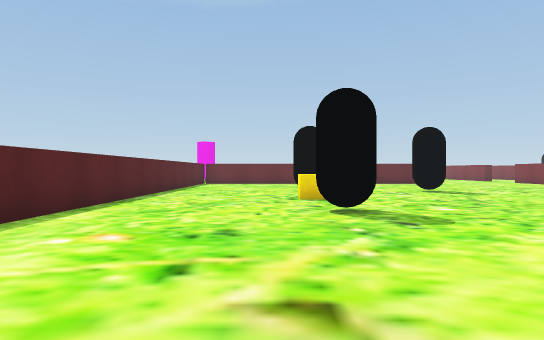
[1] (above)

24 first-person views from a walk through a 3-D level made in the Unity game engine. The camera is 0.68 m above the floor, looks level and sees 70° across. The floor is counted in squares, 1 m on a side. Each view is taken from the middle of a square. On the plan, view 1 faces up. The plan holds only what a view shows up to about 11 squares ahead; the rest is blank. The place goes on beyond the plan. The player is left out. Some surface patterns are stand-ins.

[2]
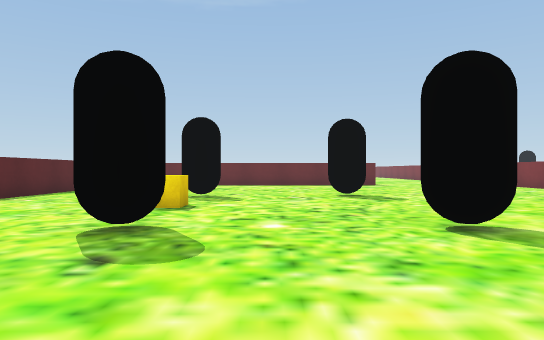

[3]
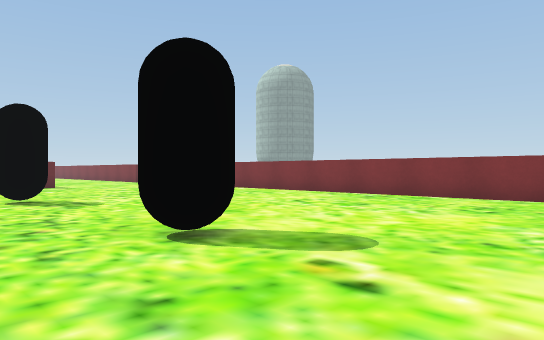

[4]
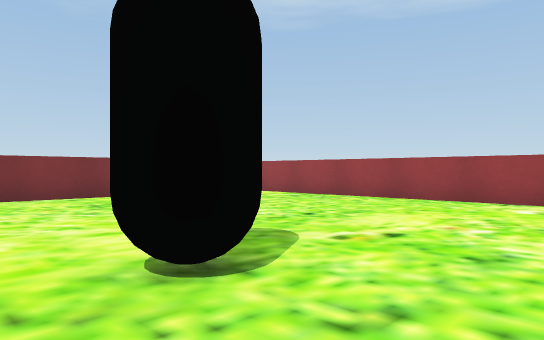

[5]
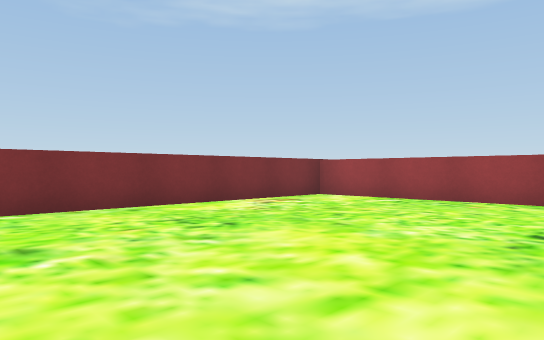

[6]
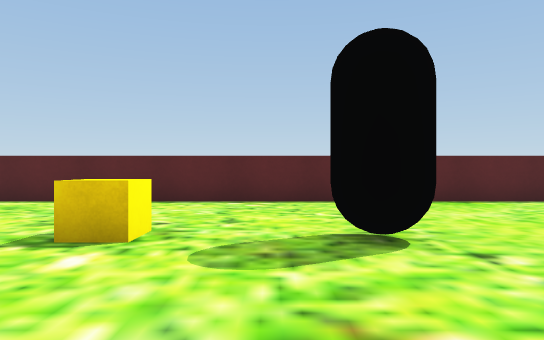

[7]
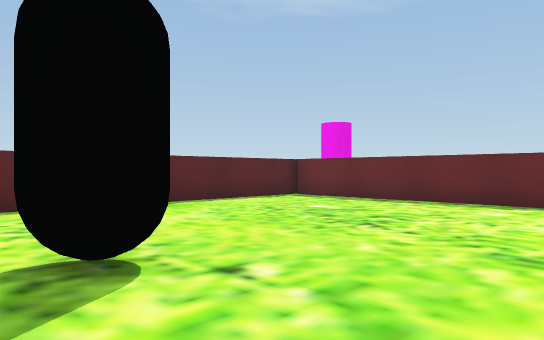

[8]
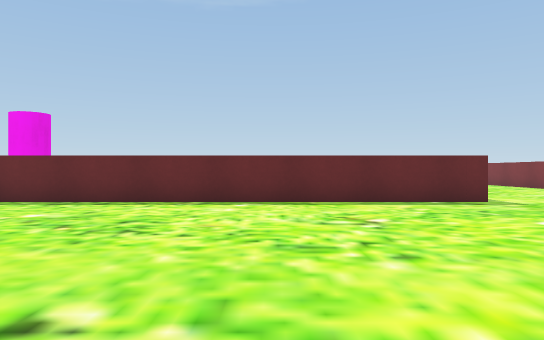

[9]
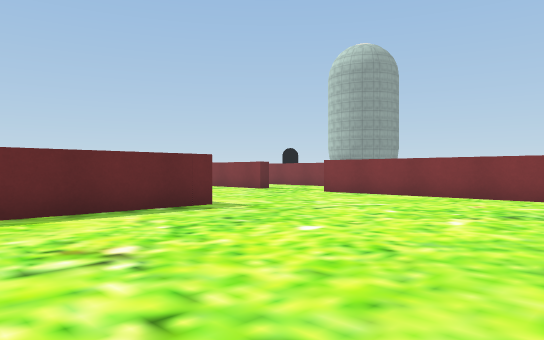

[10]
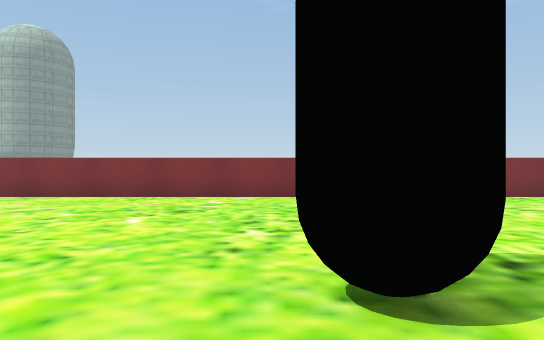

[11]
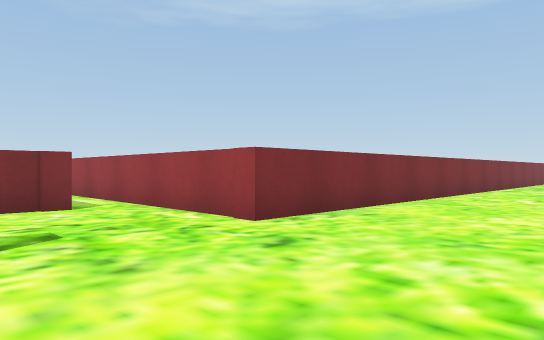

[12]
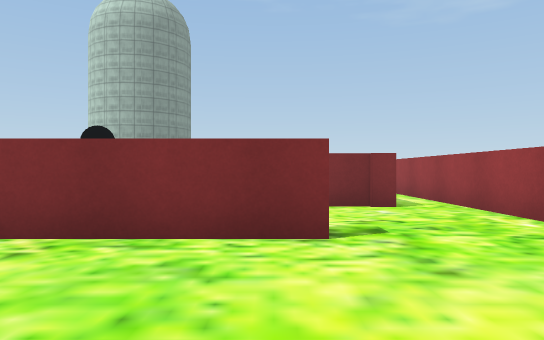

[13]
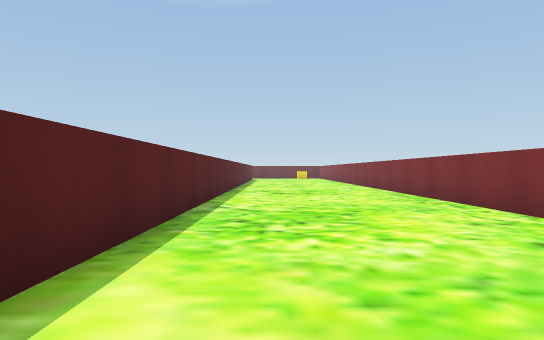

[14]
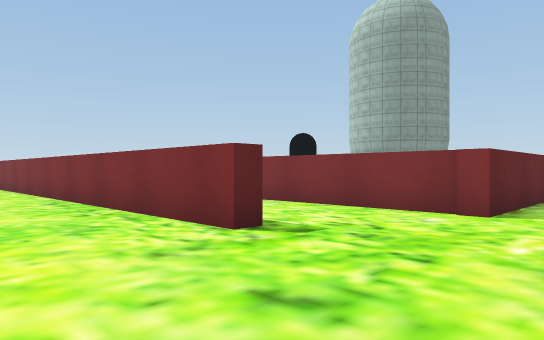

[15]
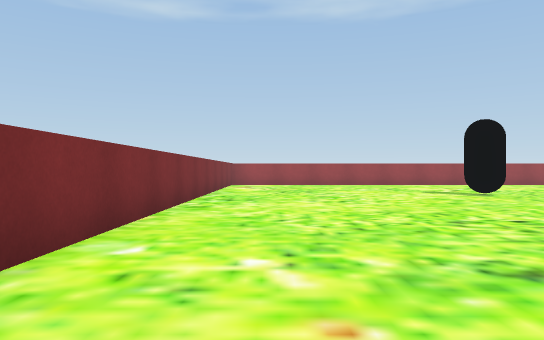

[16]
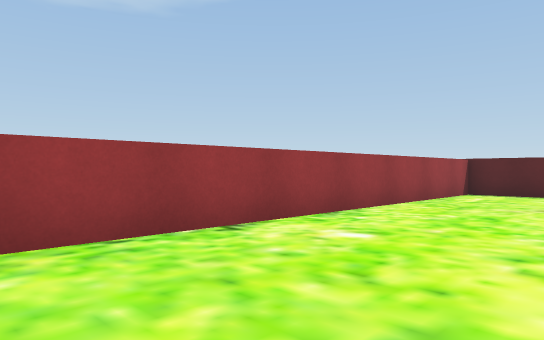

[17]
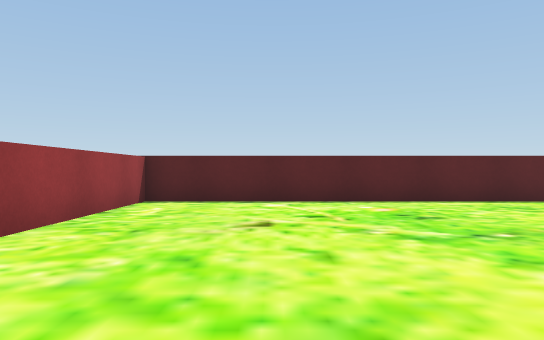

[18]
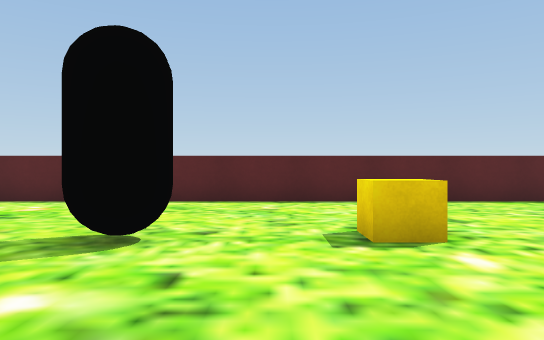

[19]
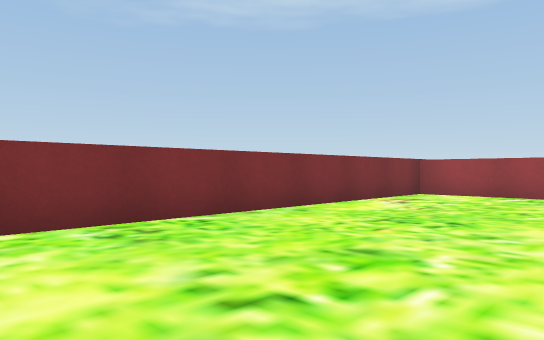

[20]
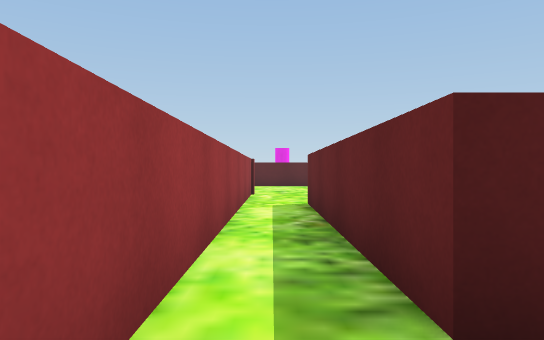

[21]
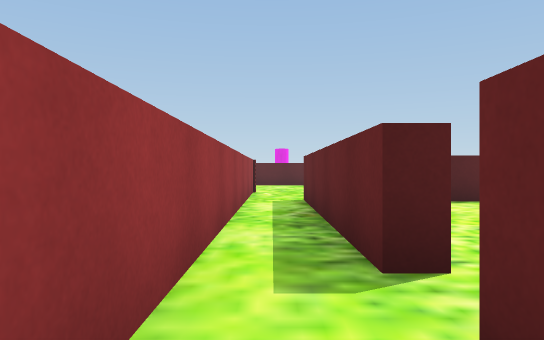

[22]
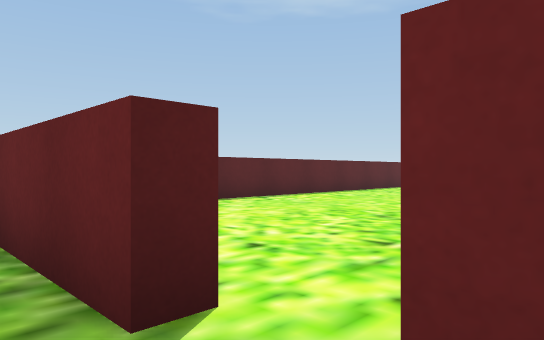

[23]
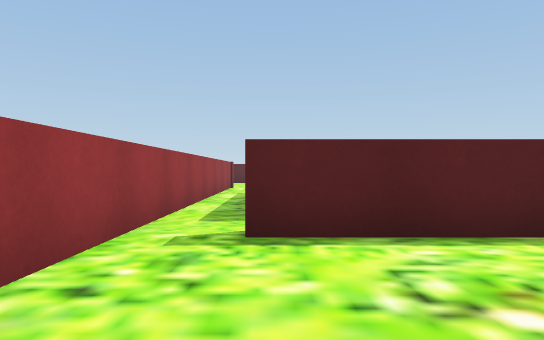

[24]
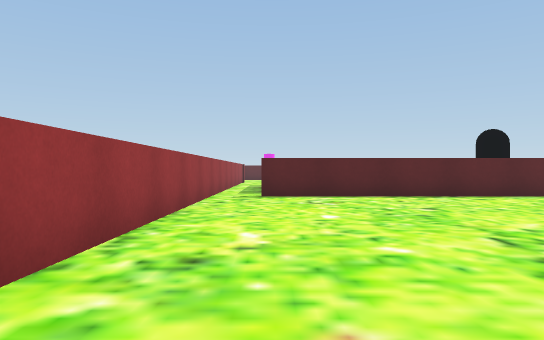

### Floor plan
Points are (right, up) in squares from view 1. A wall is a line through its corners. A room is listed if a view was taken in it or the views show most of it. See-through windows are left out.
Room 1 (views 1, 2, 3, 4, 5, 6, 7, 8, 9, 10, 11, 12, 13, 14, 15, 16, 17, 18, 19, 20, 22)
walls: (7.6, 19.3) (-3.4, 19.3) (-3.4, -0.8) (12.8, -0.8) (12.8, 20.4) (24.5, 20.4); (13.4, 23.4) (12.8, 23.4) (12.8, 27.5); (7.6, 27.5) (7.6, 19.9); (22.4, 22.2) (22.4, 21.7) (16.2, 21.7) (16.2, 26.5)
ways out: opening at (24, 21) to room 2; opening at (23, 22)
objects: black capsule (1, 6) to (1, 7); yellow cube (1, 9); black capsule (1, 12); black capsule (5, 6) to (5, 7); black capsule (5, 12) to (5, 13)
Room 2 (views 21, 23, 24)
walls: (24.5, 20.4) (31.9, 20.4); (24.1, 27.5) (24.1, 21.6)
ways out: opening at (24, 21) to room 1

Where each view was taken, in squares from view 1:
view 1: 0 up, 0 right, facing up
view 2: 2 up, 3 right, facing up
view 3: 3 up, 3 right, facing up-right
view 4: 8 up, 3 right, facing down-right
view 5: 8 up, 6 right, facing down-right
view 6: 11 up, 5 right, facing left
view 7: 11 up, 4 right, facing up-left
view 8: 11 up, 3 right, facing up
view 9: 13 up, 3 right, facing up-right
view 10: 13 up, 3 right, facing right
view 11: 24 up, 9 right, facing down-right
view 12: 24 up, 9 right, facing right
view 13: 18 up, 9 right, facing up
view 14: 20 up, 10 right, facing up-right
view 15: 17 up, 11 right, facing down
view 16: 3 up, 8 right, facing down-left
view 17: 2 up, 5 right, facing left
view 18: 8 up, 5 right, facing left
view 19: 10 up, 8 right, facing down-right
view 20: 21 up, 24 right, facing left
view 21: 21 up, 25 right, facing left
view 22: 21 up, 24 right, facing up-left
view 23: 22 up, 28 right, facing left
view 24: 22 up, 34 right, facing left
